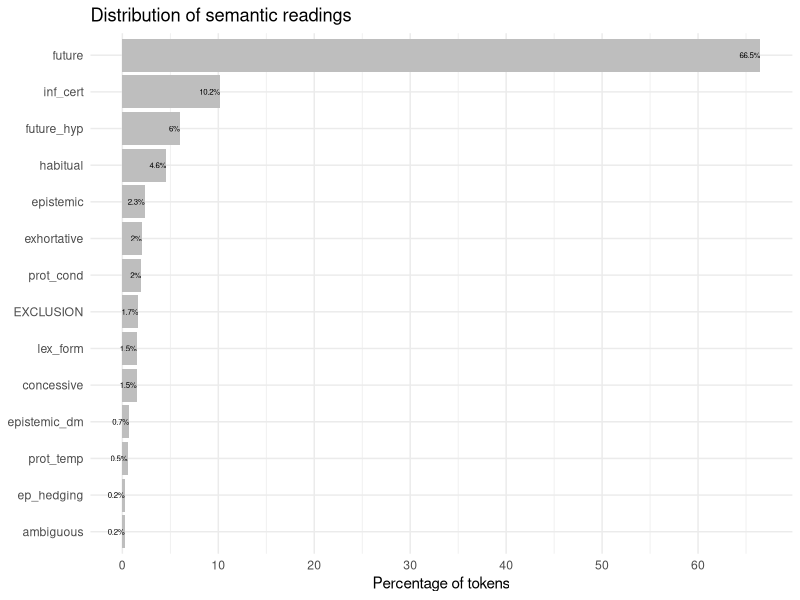
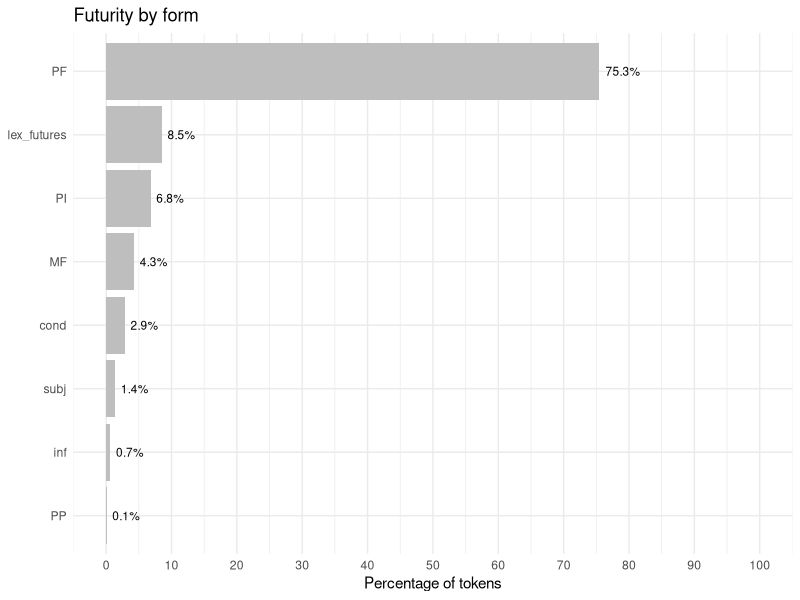
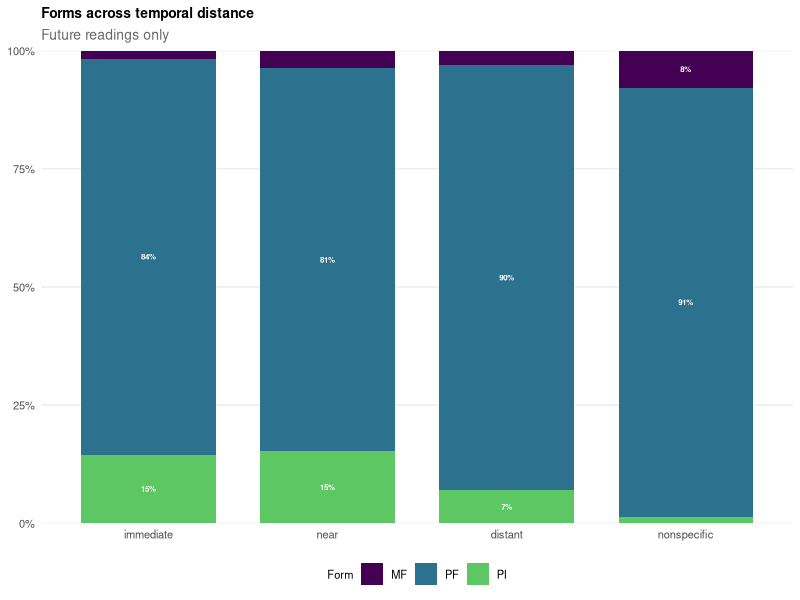
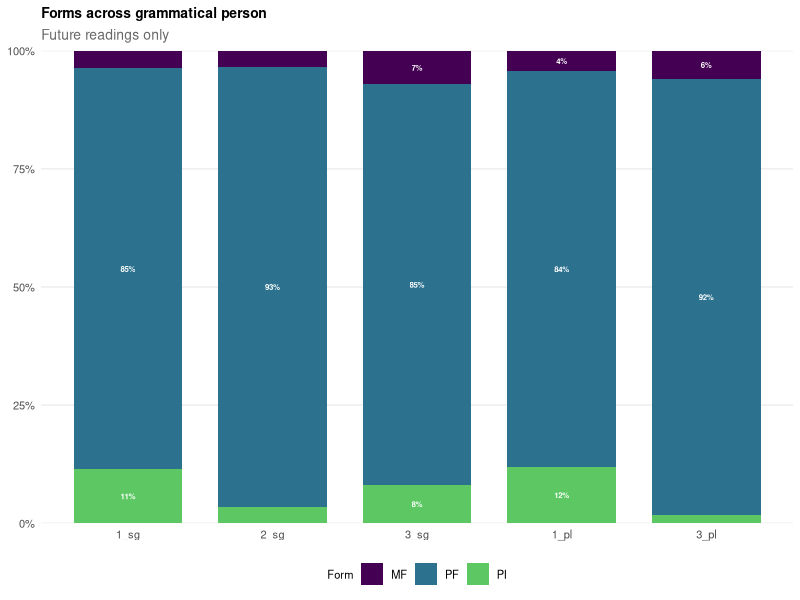
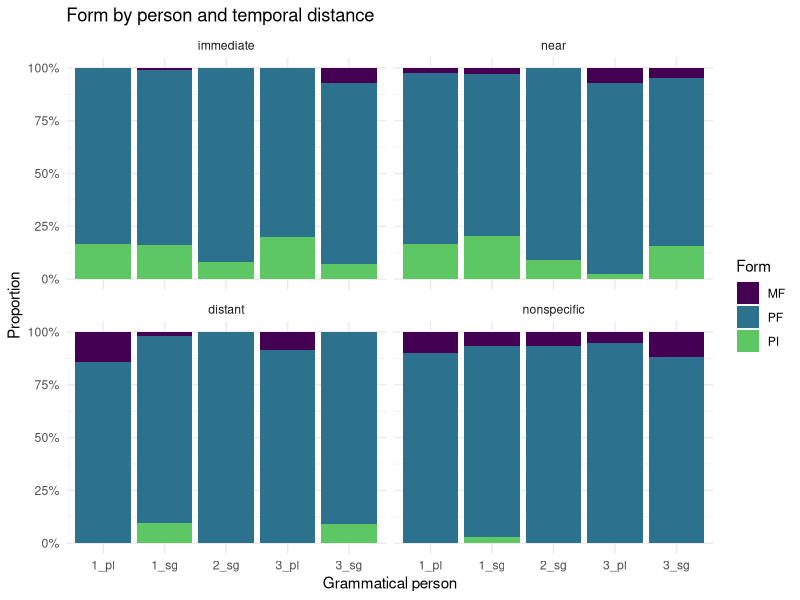

R code for these plots, in order:
# ----- Do descriptive stats ---------------------------------------------------
#
# This script contains the code used to do descriptive stats for Study 1.
# The data used in this script is the preliminary dataset, not the final one 
# (August 13).
#
# ------------------------------------------------------------------------------

# ----- 1. Load libraries ------------------------------------------------------
library("here")
library("tidyverse")
library("dplyr")
library("ggplot2")
library("scales")
# ------------------------------------------------------------------------------



# ----- 2. Load data -----------------------------------------------------------
# data_raw <- read.csv2(here("study_1", "data", "prelim_data_corpus.csv"))


# There are some issues with the accent marks (of course) - must check it for 
# the final dataset. Meanwhile, use the following code to fix the error:
data_raw <- read_csv2(here("study_1", "data", "prelim_data_corpus.csv"),
                      locale = locale(encoding = "Latin1"))
# ------------------------------------------------------------------------------



# ----- 3. Check and tidy data  ------------------------------------------------
# Visualize data
glimpse(data_raw)
head(data_raw)

colnames(data_raw)

# Remove unnecessary columns
data_tidy <- data_raw |>
  select(-c(4, 20:23))

colnames(data_tidy)
# ------------------------------------------------------------------------------



# ----- 4. Check data distribution: Corpus -------------------------------------
# Tokens by corpus
data_tidy |>
  count(corpus)

  # Obs:
    # With the preliminary dataset, 1,664 tokens are from the CESA and 204 from 
    #   the STC.
# ------------------------------------------------------------------------------



# ----- 5. Check data distribution: Semantic reading ---------------------------
# Overall distribution by semantic reading
data_tidy |>
  count(reading) |>
  print(n = 50)

# Overall distribution by target semantic categories
semantic_categories <- c("EXCLUSION", "ambiguous", "concessive", "ep_hedging",
                         "epistemic", "epistemic_dm", "exhortative", "future", 
                         "future_hyp", "habitual", "inf_cert", "lex_form", 
                         "prot_cond", "prot_temp")

data_tidy |>
  filter(reading %in% semantic_categories) |>
  count(reading, sort = TRUE)

# Distribution of tokens to be reviewed
data_tidy |>
  filter(!reading %in% semantic_categories) |> 
  count(reading, sort = TRUE) |>
  print(n = Inf)

# Overall distribution by semantic reading + tokens to be reviewed
data_tidy |>
  mutate(category = if_else(reading %in% semantic_categories, reading, 
                            "NEEDS REVIEW")) |>
  count(category, sort = TRUE) |>
  print(n = Inf) |>
  mutate(pct = round(n / sum(n) * 100, 1))

# Plot: Overall distribution by semantic reading (without NEEDS REVIEW)
data_tidy |>
  filter(reading %in% semantic_categories) |>
  count(reading) |>
  mutate(pct = n / sum(n) * 100) |>
  ggplot() +
  aes(x = pct, y = reorder(reading, pct)) +
  geom_col(fill = "gray") +
  geom_text(aes(label = paste0(round(pct, 1), "%")), hjust = 1, size = 2) +
  scale_x_continuous(breaks = seq(0, 100, by = 10)) +
  labs(title = "Distribution of semantic readings",
       x = "Percentage of tokens",
       y = NULL) +
  theme_minimal()

  # Obs/Notes:
    # There are some misspelled categories --- they must be checked and corrected 
    #   in the original xlsx file (e.g., exhorative, inf_certainty).
    # There are many readings right now. However, a considerable amount of these 
    #   are for not-so-straightforward tokens, that is, tokens that must be 
    #   reviewed.
    # As it stands right now (August 4), around 65% of the data has a future 
    #   reading (future + hypothetical futures), about 10% needs review, and 
    #   1.5% must be excluded. The rest is a mix of inferred certainty, 
    #   habitual, epistemic, etc.
# ------------------------------------------------------------------------------



# ----- 6. Check data distribution: Futurity reading ---------------------------
# Select futurity reading and create subset
future_readings <- c("future", "future_hyp")

data_futurity <- data_tidy |> 
  filter(reading %in% future_readings)

nrow(data_futurity) 

# See distribution of forms in futurity reading (all coded forms, as in the 
# original dataset)
data_futurity |>
  count(form) |>
  mutate(pct = round(n / sum(n) * 100, 1)) |>
  arrange(desc(n))

# Collapse lexical futures together and conditional futures together ("recode")
data_futurity_tidy <- data_futurity |>
  mutate(form = fct_recode(form,
                                     "lex_futures" = "querer_inf",
                                     "lex_futures" = "tener_inf",
                                     "lex_futures" = "pensar_inf",
                                     "lex_futures" = "planear_inf",
                                     "lex_futures" = "estar_apunto",
                                     "lex_futures" = "estar_para",
                                     "lex_futures" = "necesitar_inf",
                                     "lex_futures" = "poder_inf",
                                     "lex_futures" = "querer",
                                     "cond"        = "cond_inf"))

# Table: Futurity by form (with recoded values)
data_futurity_tidy |>
  count(form) |>
  mutate(pct = round(n / sum(n) * 100, 1)) |>
  arrange(desc(n))

# Plot: Futurity by form (with recoded values)
data_futurity_tidy |>
  count(form) |>
  mutate(pct = n / sum(n) * 100) |>
  ggplot(aes(x = pct, y = reorder(form, pct))) +
  geom_col(fill = "gray") +
  geom_text(aes(label = paste0(round(pct, 1), "%")), hjust = -0.2, size = 3) +
  scale_x_continuous(breaks = seq(0, 100, 10), limits = c(0, 100)) +
  labs(title = "Futurity by form",
       x = "Percentage of tokens", y = NULL) +
  theme_minimal()

# Obs:
  # There are 1,217 tokens labeled with either 'future' or 'future_hyp'.
  # Of these, the majority (75.3%) are PF, followed by lexical futures (8.5%), 
  #   the PI (6.8%) and the MF (4.3%).
  # Around 5% of the tokens are other forms, such as conditionals, subjunctive, 
  #   infinitives, and PP. 
  # The PP must be checked, though.

# See distribution within futurity: pure futures vs hypothetical futures
data_futurity_tidy |>
  count(reading) |>
  mutate(pct = round(n / sum(n) * 100, 1)) |>
  arrange(desc(n))

data_futurity_tidy |>
  count(form, reading) |>
  mutate(pct = round(n / sum(n) * 100, 1)) |>
  arrange(desc(n))

# Obs:
  # Of the 1,217 tokens labeled with either 'future' or 'future_hyp', most of 
  #   them, almost a 92% are considered temporal futures, whereas 8.3% are 
  #   hypothetical futures, usually embedded in conditional clauses.
  # While a variety of forms is used to express future-time reference, in this
  #   dataset, only the PF and the MF are used to talk about hypothetical  
  #   futures. Within this specific subtype of futures, the most used structure, 
  #   though, is the PF (95 tokens; MF = 6 tokens). Interestingly, no lexical 
  #   futures are used to talk about hypothetical future situations. In the case 
  #   of the PI, that is probably not surprising and generally expected. 


# Table: Use of PF, MF, and PI to express futurity
data_futurity_tidy |>
  filter(form %in% c("PF", "MF", "PI", "PI")) |>
  count(form) |>
  mutate(pct = round(n / sum(n) * 100, 1)) |>
  arrange(desc(n))

# Obs:
  # When considering only the PF, MF, and PI, there is a total of 1,052 tokens.
  # Of these, 917 (or 87.2%) are PF, 83 (or 7.9%) are PI, and 52 (or 4.9%) are
  #   MF. 
  # 165 tokens belong to structures other than the targets of the study.


# Use of PF, MF, and PI by temporal distance and reading
data_futurity_tidy |>
  filter(form %in% c("PF", "MF", "PI", "PI")) |>
  count(temp_dist, form, reading) |>
  group_by(temp_dist, reading) |>
  mutate(pct = round(n / sum(n) * 100, 1)) |>
  ungroup()

# Obs:
  # Hypothetical futures are always nonspecific. 
  # There are some hyp_futures with no temp_dist value --- MUST CHECK!
  # As for the pure futures:

# Use of PF, MF, and PI by temporal distance (future reading only)
data_futurity_tidy |>
  filter(form %in% c("PF", "MF", "PI", "PI")) |>
  filter(reading == "future") |>
  count(temp_dist) |>
  mutate(pct = round(n / sum(n) * 100, 1)) |>
  ungroup()

# Obs:
  # Almost 40% of the futures are nonspecific. This means that the temporal 
  #   reference was not explicit. While it might have been for the interview
  #   participants, it was not for the researchers.
  # Nonspecific futures are followed by near (31.1%) and immediate (18.8%) 
  #   futures.
  # Only 10.6% of the tokens refer to events happening in the distance future. 
  #   Importantly, some of the tokens coded as nonspecific might be distant, but 
  #   with the information provided in the context, and in the absence of clear 
  #   temporal markers (advs, temporal subordinates, etc.), it is impossible to 
  #   tell.


# Table: PF, MF, and PI across temporal distance (future reading only)
data_futurity_tidy |>
  filter(form %in% c("PF", "MF", "PI")) |>
  filter(reading == "future") |>
  count(temp_dist, form) |>
  group_by(temp_dist) |>
  mutate(pct = round(n / sum(n) * 100, 1)) |>
  ungroup()

# Obs:
  # All forms are used for all temporal distance values.
  # Overall, the PF is the preferred form for any temporal distance value. 
  # For immediate and near events, the PI is used over the MF (14.5% and 15.2% 
  #   vs 1.7% and 3.7%). It is also the the case for distant events (6.9% vs 3%). 
  #   Presumably, these are cases when the event is scheduled and most likely 
  #   to happen (e.g., graduation, birthday, etc).
  # Conversely, for nonspecific events the MF is employed over the PI (7.8% vs 
  #   1.3%).
  # Again, however, the PF is the preferred form in any case. 

# Plot: PF, MF, and PI across temporal distance (future reading only)
plot_temp_dist_data <- data_futurity_tidy |>
  filter(form %in% c("PF", "MF", "PI"),
         reading == "future",
         temp_dist %in% c("immediate", "near", "distant", "nonspecific")) |>
  count(temp_dist, form) |>
  group_by(temp_dist) |>
  mutate(pct = n / sum(n) * 100) |>
  ungroup() |>
  mutate(temp_dist = factor(temp_dist,
                            levels = c("immediate", "near", "distant", 
                                       "nonspecific")))

plot_temp_dist_data |>
  ggplot() +
  aes(x = temp_dist, y = pct, fill = form) +
  geom_col(width = 0.75) +
  geom_text(aes(label = ifelse(pct >= 4, paste0(round(pct), "%"), "")),
            position = position_stack(vjust = 0.5),
            color = "white", fontface = "bold", size = 2) +
  scale_fill_viridis_d(end = 0.75) +
  scale_y_continuous(labels = label_percent(scale = 1), expand = c(0, 0)) +
  labs(title = "Forms across temporal distance",
       subtitle = "Future readings only",
       x = NULL, y = NULL, fill = "Form") +
  theme_minimal(base_size = 10) +
  theme(
    panel.grid.major.x = element_blank(),
    panel.grid.minor   = element_blank(),
    plot.title    = element_text(face = "bold", size = 10),
    plot.subtitle = element_text(color = "gray40"),
    legend.position = "bottom",
    legend.title = element_text(size = 8),
    legend.text = element_text(size = 8))

# Table: PF, MF, and PI across grammatical person (future reading only)
data_futurity_tidy |>
  filter(form %in% c("PF", "MF", "PI")) |>
  filter(reading == "future") |>
  count(gram_pers, form) |>
  group_by(gram_pers) |>
  mutate(pct = round(n / sum(n) * 100, 1)) |>
  ungroup()

plot_gram_pers_data <- data_futurity_tidy |>
  filter(form %in% c("PF", "MF", "PI"),
         reading == "future") |>
  count(gram_pers, form) |>
  group_by(gram_pers) |>
  mutate(pct = n / sum(n) * 100) |>
  ungroup() |>
  mutate(gram_pers = factor(gram_pers,
                            levels = c("1_sg", "2_sg", "3_sg", "1_pl", "3_pl")))

plot_gram_pers_data |>
  ggplot() +
  aes(x = gram_pers, y = pct, fill = form) +
  geom_col(width = 0.75) +
  geom_text(aes(label = ifelse(pct >= 4, paste0(round(pct), "%"), "")),
            position = position_stack(vjust = 0.5),
            color = "white", fontface = "bold", size = 2) +
  scale_fill_viridis_d(end = 0.75) +
  scale_y_continuous(labels = label_percent(scale = 1), expand = c(0, 0)) +
  labs(title = "Forms across grammatical person",
       subtitle = "Future readings only",
       x = NULL, y = NULL, fill = "Form") +
  theme_minimal(base_size = 10) +
  theme(
    panel.grid.major.x = element_blank(),
    panel.grid.minor   = element_blank(),
    plot.title    = element_text(face = "bold", size = 10),
    plot.subtitle = element_text(color = "gray40"),
    legend.position = "bottom",
    legend.title = element_text(size = 8),
    legend.text = element_text(size = 8))

# Obs:
  # Most tokens of the PF are in the 1 pers.sg.form (366), followed by the
  #   3 pers. sg. form (190) and the 3 pers. pl. form (107). 
  # In the case of the MF, it is the 3 pers. sg. and the 1 pers. sg. forms, both 
  #   having 16 tokens each. 
  # As for the PI, it is the 1 pers. sg. (49) and the 3 pers. sg. (18).


# Temporal distance x Grammatical person
data_futurity_tidy |>
  filter(form %in% c("PF", "MF", "PI",reading == "future")) |>
  count(temp_dist, gram_pers, form) |>
  group_by(temp_dist, gram_pers) |>
  mutate(pct = round(n / sum(n) * 100, 1)) |>
  ungroup()

data_futurity_tidy |>
  filter(form %in% c("PF", "MF", "PI"),
         reading == "future",
         !temp_dist %in% c("nonspecific/distant"),
         !is.na(temp_dist)) |> 
  mutate(temp_dist = factor(temp_dist,
                            levels = c("immediate", "near", "distant", 
                                       "nonspecific"))) |>
  count(temp_dist, gram_pers, form) |>
  ggplot() +
  aes(x = gram_pers, y = n, fill = form) +
  geom_col(position = "fill") +
  facet_wrap(~ temp_dist) +
  scale_fill_viridis_d(end = 0.75) +
  scale_y_continuous(labels = scales::percent) +
  labs(title = "Form by person and temporal distance",
       x = "Grammatical person", y = "Proportion", fill = "Form") +
  theme_minimal()



# Check verb class (once the dataset is completed)

# ------------------------------------------------------------------------------



# ----- 7. Check data distribution: Epistemic reading --------------------------
# Select epistemic reading and create subset
modal_readings <- c("concessive", "ep_hedging", "epistemic", "epistemic_dm", 
                    "inf_cert")
epistemic_readings <- c("ep_hedging", "epistemic", "epistemic_dm", "inf_cert")


data_modality <- data_tidy |> 
  filter(reading %in% modal_readings)

data_epistemic <- data_tidy |> 
  filter(reading %in% epistemic_readings)

nrow(data_modality) # 251 modal tokens, of which 226 are somehow epistemic
nrow(data_epistemic)


# See distribution of forms in modal-epistemic reading
data_epistemic |>
  filter(form %in% c("PF", "MF")) |>
  count(form) |>
  mutate(pct = round(n / sum(n) * 100, 1))

data_epistemic |>
  filter(form %in% c("PF", "MF")) |>
  count(form, reading) |>
  mutate(pct = round(n / sum(n) * 100, 1))

data_epistemic |>
  filter(form == "PF") |>
  count(reading) |>
  mutate(pct = round(n / sum(n) * 100, 1))

data_epistemic |>
  filter(form == "MF") |>
  count(reading) |>
  mutate(pct = round(n / sum(n) * 100, 1))

# Obs:
  # Both the PF and the MF are used to express some sort of epistemic modality. 
  # Of the total of tokens, 78.5% are PFs and 21.5% are MFs.
  # Within modal reading, most of the PF tokens refer to inferred certainty 
  #   situations. Importantly, the rest 1.7% is used in an epistemic sense, that 
  #   is, to express conjecture or doubt in the present tense. This use appears 
  #   to be innovative and 'incorrect' according to traditional grammars. 
  # As for the MF, it is mainly used to express probability in the present (66% 
  #   of the cases). It is also used as a discourse marker (25.5%) and as a means 
  #   of epistemic hedging (8.5%).

# Uses of the PF and the MF
data_tidy |>
  filter(form %in% c("MF", "PF")) |>
  mutate(reading_group = case_when(
    reading %in% future_readings    ~ "future",
    reading %in% epistemic_readings ~ "epistemic",
    TRUE                            ~ "other")) |>
  count(form, reading_group) |>
  group_by(form) |> 
  mutate(pct = round(n / sum(n) * 100, 1)) |> 
  ungroup() |>
  mutate(cell = paste0(pct, "% (", n, ")")) |> 
  select(form, reading_group, cell) |>
  pivot_wider(names_from = reading_group, values_from = cell)

# Obs:
    # Of all the instances of the MF, 42.5% of the time is used to express 
    #   futurity, while 38.5% to express epistemic modality. In 23 cases (18.9%) 
    #   is this form used with a different purpose.
    # As for the PF, 65.5% of the time is used to express futurity, while 12.3% 
    #   to express some sort of epistemic modality. The other 22.3% is used with 
    #   a purpose other than future-time reference and epistemic modality 
    #   (e.g., habitual). 
# ------------------------------------------------------------------------------



# ----- 8. Most suitable analysis? [Austin] ---------------- -------------------
# the exact data your RQ2 model will use
data_rq2 <- data_futurity_tidy |>
  filter(form %in% c("PF", "MF", "PI"),
         reading == "future",
         !temp_dist %in% c("nonspecific/distant"),
         !is.na(temp_dist))

# missingness across the variables you'll model
data_rq2 |>
  select(form, temp_dist, gram_pers, verb_class) |>   # swap in your real predictor names
  summarise(across(everything(), ~ sum(is.na(.x))))

# smallest cells in the full three-way cross-tab
data_rq2 |>
  count(temp_dist, gram_pers, form) |>
  arrange(n)

data_rq2 |> count(temp_dist, gram_pers, form) |> arrange(n) |> print(n = Inf)

data_rq2 |>
  count(temp_dist, gram_pers, form) |>
  summarise(cells_under_5 = sum(n < 5),
            total_cells   = n())

data_rq2 <- data_rq2 |>
  mutate(person_grp = case_when(
    gram_pers %in% c("1_sg", "1_pl") ~ "1st",
    gram_pers %in% c("2_sg")         ~ "2nd",
    gram_pers %in% c("3_sg", "3_pl") ~ "3rd",
    TRUE ~ gram_pers))

# re-check with the collapsed version
data_rq2 |>
  count(temp_dist, person_grp, form) |>
  summarise(under5 = sum(n < 5), total = n())

data_rq2 |>
  mutate(temp_grp = case_when(
    temp_dist %in% c("immediate", "near") ~ "proximate",
    temp_dist %in% c("distant", "nonspecific") ~ "distal",
    TRUE ~ temp_dist)) |>
  count(temp_grp, person_grp, form) |>
  summarise(under5 = sum(n < 5), total = n())

# form × person alone
data_rq2 |> count(person_grp, form) |> summarise(under5 = sum(n < 5), total = n())

# form × temporal distance alone
data_rq2 |> count(temp_dist, form) |> summarise(under5 = sum(n < 5), total = n())
# ------------------------------------------------------------------------------
